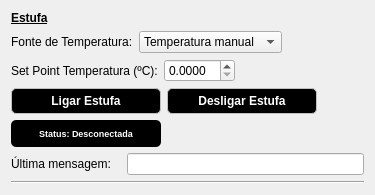
       <widget class="QWidget" name="layoutWidget">
        <property name="geometry">
         <rect>
          <x>10</x>
          <y>10</y>
          <width>375</width>
          <height>189</height>
         </rect>
        </property>
        <layout class="QGridLayout" name="gridLayout_2">
         <item row="0" column="0">
          <widget class="QLabel" name="label_38">
           <property name="font">
            <font>
             <underline>true</underline>
            </font>
           </property>
           <property name="text">
            <string>&lt;html&gt;&lt;head/&gt;&lt;body&gt;&lt;p&gt;&lt;span style=&quot; font-weight:600;&quot;&gt;Estufa&lt;/span&gt;&lt;/p&gt;&lt;/body&gt;&lt;/html&gt;</string>
           </property>
          </widget>
         </item>
         <item row="1" column="0">
          <layout class="QHBoxLayout" name="horizontalLayout_19">
           <item>
            <widget class="QLabel" name="label_27">
             <property name="text">
              <string>Fonte de Temperatura:</string>
             </property>
            </widget>
           </item>
           <item>
            <widget class="QComboBox" name="temp_source">
             <item>
              <property name="text">
               <string>Temperatura manual</string>
              </property>
             </item>
             <item>
              <property name="text">
               <string>Temperatura setada</string>
              </property>
             </item>
            </widget>
           </item>
           <item>
            <spacer name="horizontalSpacer_17">
             <property name="orientation">
              <enum>Qt::Horizontal</enum>
             </property>
             <property name="sizeHint" stdset="0">
              <size>
               <width>68</width>
               <height>20</height>
              </size>
             </property>
            </spacer>
           </item>
          </layout>
         </item>
         <item row="2" column="0">
          <layout class="QHBoxLayout" name="horizontalLayout_18">
           <item>
            <widget class="QLabel" name="label_28">
             <property name="text">
              <string>Set Point Temperatura (ºC):</string>
             </property>
            </widget>
           </item>
           <item>
            <widget class="QDoubleSpinBox" name="input_temp_manual">
             <property name="minimumSize">
              <size>
               <width>0</width>
               <height>0</height>
              </size>
             </property>
             <property name="decimals">
              <number>4</number>
             </property>
            </widget>
           </item>
           <item>
            <spacer name="horizontalSpacer_4">
             <property name="orientation">
              <enum>Qt::Horizontal</enum>
             </property>
             <property name="sizeHint" stdset="0">
              <size>
               <width>68</width>
               <height>20</height>
              </size>
             </property>
            </spacer>
           </item>
          </layout>
         </item>
         <item row="3" column="0">
          <layout class="QHBoxLayout" name="horizontalLayout_21">
           <item>
            <widget class="QPushButton" name="btn_oven_connect">
             <property name="minimumSize">
              <size>
               <width>150</width>
               <height>0</height>
              </size>
             </property>
             <property name="maximumSize">
              <size>
               <width>150</width>
               <height>16777215</height>
              </size>
             </property>
             <property name="font">
              <font>
               <family>Segoe UI</family>
               <pointsize>-1</pointsize>
               <weight>75</weight>
               <bold>true</bold>
              </font>
             </property>
             <property name="styleSheet">
              <string notr="true">QPushButton {
    background-color: #000000;      /* Fundo Preto Inicial */
    color: #ffffff;                 /* Letra Branca Inicial */
    border: 1px solid #c0c0c0;      /* Borda Cinza Clara */
    border-radius: 5px;             /* Cantos levemente arredondados */
    padding: 5px;                   
    font-family: &quot;Segoe UI&quot;;        
    font-size: 12px;
    font-weight: bold;              /* Adicionei negrito para destacar no preto */
}

/* Quando passa o mouse: Inverte as cores para o usuário saber que vai clicar */
QPushButton:hover {
    background-color: #ffffff;      /* Fundo vira Branco */
    color: #000000;                 /* Letra vira Preta */
    border: 1px solid #000000;      /* Borda vira Preta */
}

/* Quando clica: Fica um cinza médio para dar sensação de profundidade */
QPushButton:pressed {
    background-color: #333333;      /* Cinza Escuro */
    color: #ffffff;                 /* Letra volta a ser Branca */
}</string>
             </property>
             <property name="text">
              <string>Ligar Estufa</string>
             </property>
             <property name="shortcut">
              <string/>
             </property>
             <property name="checkable">
              <bool>false</bool>
             </property>
             <property name="autoDefault">
              <bool>false</bool>
             </property>
             <property name="flat">
              <bool>false</bool>
             </property>
            </widget>
           </item>
           <item>
            <widget class="QPushButton" name="btn_oven_disconnect">
             <property name="minimumSize">
              <size>
               <width>150</width>
               <height>0</height>
              </size>
             </property>
             <property name="maximumSize">
              <size>
               <width>150</width>
               <height>16777215</height>
              </size>
             </property>
             <property name="font">
              <font>
               <family>Segoe UI</family>
               <pointsize>-1</pointsize>
               <weight>75</weight>
               <bold>true</bold>
              </font>
             </property>
             <property name="styleSheet">
              <string notr="true">QPushButton {
    background-color: #000000;      /* Fundo Preto Inicial */
    color: #ffffff;                 /* Letra Branca Inicial */
    border: 1px solid #c0c0c0;      /* Borda Cinza Clara */
    border-radius: 5px;             /* Cantos levemente arredondados */
    padding: 5px;                   
    font-family: &quot;Segoe UI&quot;;        
    font-size: 12px;
    font-weight: bold;              /* Adicionei negrito para destacar no preto */
}

/* Quando passa o mouse: Inverte as cores para o usuário saber que vai clicar */
QPushButton:hover {
    background-color: #ffffff;      /* Fundo vira Branco */
    color: #000000;                 /* Letra vira Preta */
    border: 1px solid #000000;      /* Borda vira Preta */
}

/* Quando clica: Fica um cinza médio para dar sensação de profundidade */
QPushButton:pressed {
    background-color: #333333;      /* Cinza Escuro */
    color: #ffffff;                 /* Letra volta a ser Branca */
}</string>
             </property>
             <property name="text">
              <string>Desligar Estufa</string>
             </property>
             <property name="shortcut">
              <string/>
             </property>
             <property name="checkable">
              <bool>false</bool>
             </property>
             <property name="autoDefault">
              <bool>false</bool>
             </property>
             <property name="flat">
              <bool>false</bool>
             </property>
            </widget>
           </item>
           <item>
            <spacer name="horizontalSpacer_16">
             <property name="orientation">
              <enum>Qt::Horizontal</enum>
             </property>
             <property name="sizeHint" stdset="0">
              <size>
               <width>13</width>
               <height>20</height>
              </size>
             </property>
            </spacer>
           </item>
          </layout>
         </item>
         <item row="4" column="0">
          <layout class="QHBoxLayout" name="horizontalLayout_25">
           <item>
            <widget class="QLabel" name="lbl_oven_status">
             <property name="minimumSize">
              <size>
               <width>150</width>
               <height>27</height>
              </size>
             </property>
             <property name="maximumSize">
              <size>
               <width>150</width>
               <height>27</height>
              </size>
             </property>
             <property name="font">
              <font>
               <family>MS Shell Dlg 2</family>
              </font>
             </property>
             <property name="styleSheet">
              <string notr="true">QLabel{
	background-color: rgb(0, 0, 0); 
	color: rgb(255, 255, 255);
	border-radius:5px
}
</string>
             </property>
             <property name="frameShape">
              <enum>QFrame::StyledPanel</enum>
             </property>
             <property name="frameShadow">
              <enum>QFrame::Sunken</enum>
             </property>
             <property name="text">
              <string>&lt;html&gt;&lt;head/&gt;&lt;body&gt;&lt;p align=&quot;center&quot;&gt;&lt;span style=&quot; font-size:7pt; font-weight:600;&quot;&gt;Status: Desconectada&lt;/span&gt;&lt;/p&gt;&lt;/body&gt;&lt;/html&gt;</string>
             </property>
            </widget>
           </item>
           <item>
            <spacer name="horizontalSpacer_2">
             <property name="orientation">
              <enum>Qt::Horizontal</enum>
             </property>
             <property name="sizeType">
              <enum>QSizePolicy::Expanding</enum>
             </property>
             <property name="sizeHint" stdset="0">
              <size>
               <width>48</width>
               <height>20</height>
              </size>
             </property>
            </spacer>
           </item>
          </layout>
         </item>
         <item row="5" column="0">
          <layout class="QHBoxLayout" name="horizontalLayout_29">
           <item>
            <widget class="QLabel" name="label_19">
             <property name="minimumSize">
              <size>
               <width>110</width>
               <height>22</height>
              </size>
             </property>
             <property name="maximumSize">
              <size>
               <width>110</width>
               <height>22</height>
              </size>
             </property>
             <property name="text">
              <string>Última mensagem:</string>
             </property>
            </widget>
           </item>
           <item>
            <widget class="QLineEdit" name="llbl_oven_raw">
             <property name="minimumSize">
              <size>
               <width>160</width>
               <height>22</height>
              </size>
             </property>
             <property name="maximumSize">
              <size>
               <width>300</width>
               <height>22</height>
              </size>
             </property>
             <property name="styleSheet">
              <string notr="true"/>
             </property>
            </widget>
           </item>
          </layout>
         </item>
         <item row="6" column="0">
          <widget class="Line" name="line_7">
           <property name="orientation">
            <enum>Qt::Horizontal</enum>
           </property>
          </widget>
         </item>
        </layout>
       </widget>
